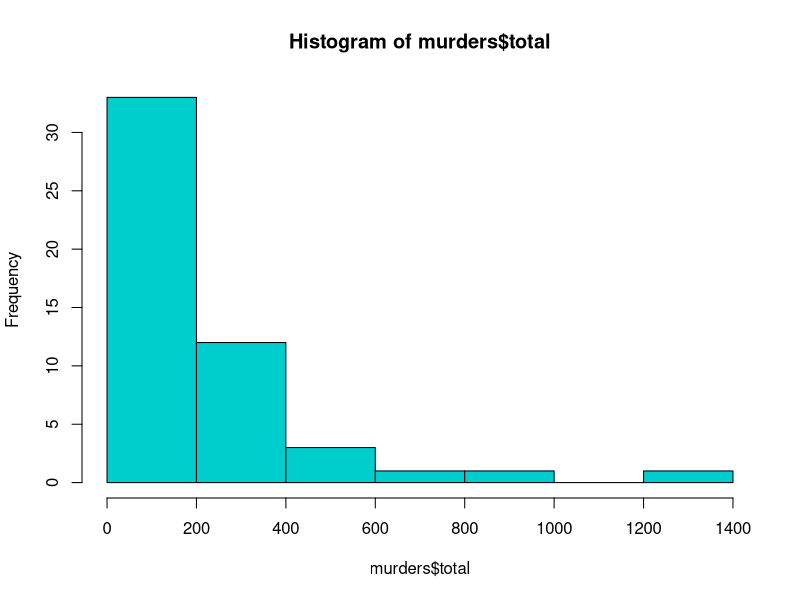
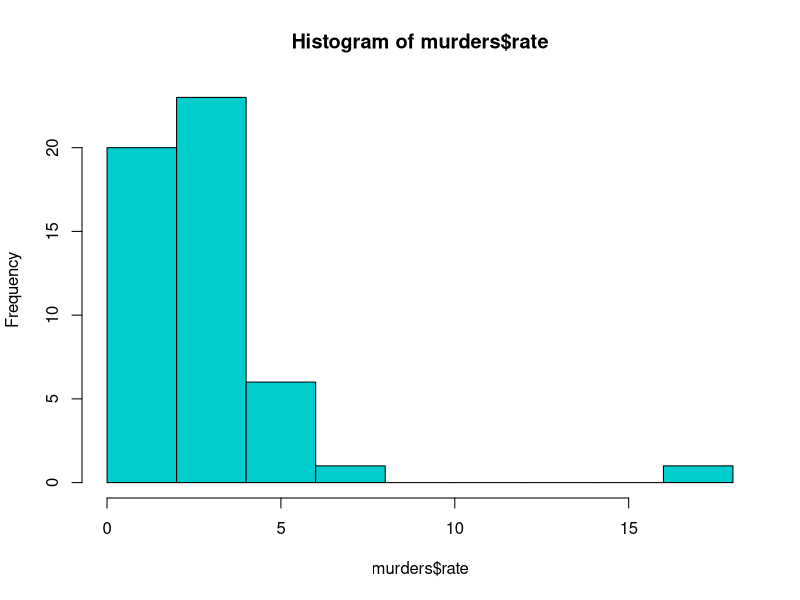
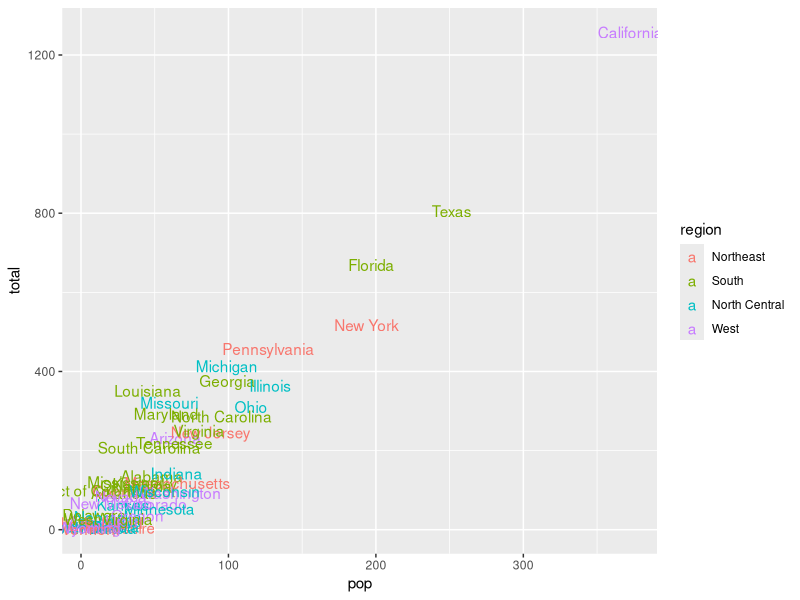
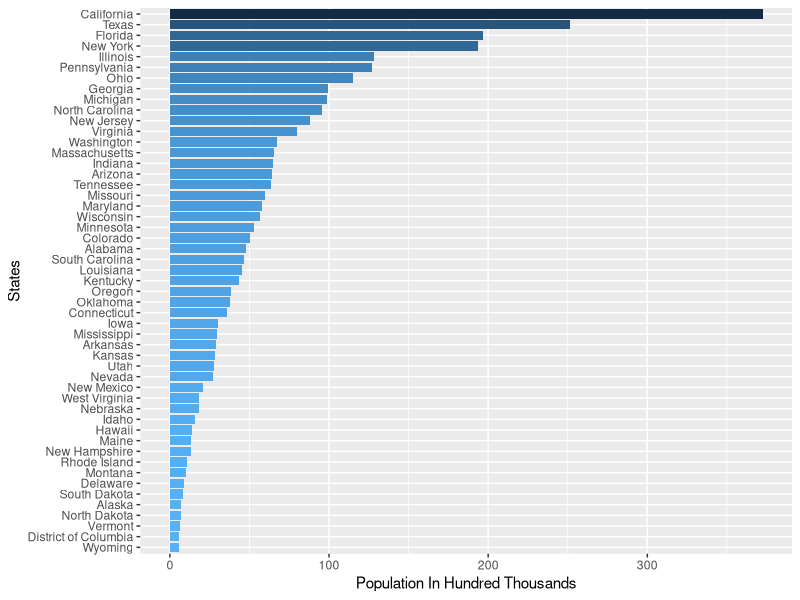
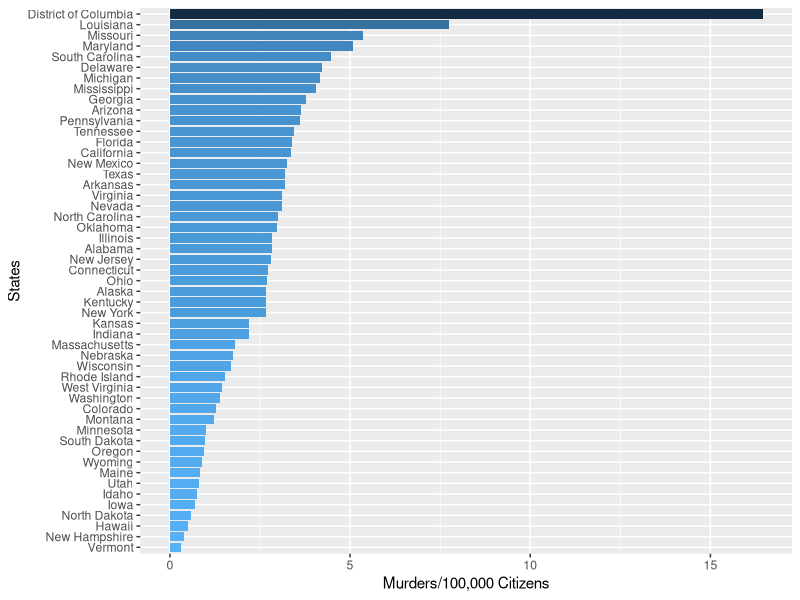

Recreate these plots in R, in order.
# Load the packages ------------------------------------------------

library(dslabs)
library(tidyverse)
library(dplyr)
data("murders")
# us_gun_murder <- save(murders, file = "murders.rda")


# Exploring the data  ----------------------------------------------

str(murders)
head(murders)
table(is.na(murders))


#  Analysing the data ----------------------------------------------

murders <- murders %>% mutate(rate = total/population *10^5)
head(murders)
hist(murders$total, col = "cyan 3")
hist(murders$rate, col = "cyan 3")

# California appear to be the state with hightest murder total 

murders %>% mutate(pop= population /10^5) %>%
  ggplot(aes(pop,total, color = region, label = state)) +
  geom_text()

# looking at the population total does it mean California has the
# highest murder rate per every 100,000 citizen?

murders %>%                              #  order of state by population
  mutate(state = reorder(state, population),
         pop = population /10^5) %>%    
  ggplot(aes(pop, state, fill = -pop))+
  geom_col()+
  xlab("Population In Hundred Thousands")+
  ylab("States")+
  theme(legend.position = "none")
  
  

# checking the order of state by murders rate.
# Notice California is no longer the state with the highest murder rate.
murders %>% 
  mutate(state = reorder(state, rate)) %>% 
  ggplot(aes(rate, state, fill = -rate))+
  geom_col()+
  xlab("Murders/100,000 Citizens")+
  ylab("States")+
  theme(legend.position = "none")
